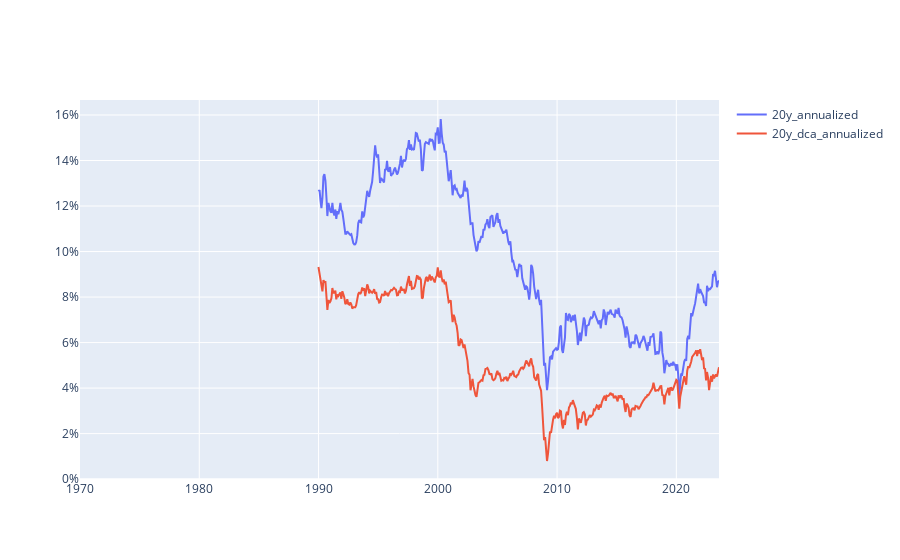

The notebook cell this image was saved under:
### Code cell
go.Figure(
    [
        go.Scatter(
            x=msci_world.index,
            y=msci_world[column],
            name=column,
            mode='lines'
            )
        for column in ['20y_annualized', '20y_dca_annualized']
    ],
    layout = go.Layout(
        yaxis=dict(
            tickformat='.0%',
        )
    )
)

### Figure 1 — Plotly figure (JSON) as saved in the notebook; plotly's stock layout.template omitted (floating-point values rounded to 4 significant figures; data arrays with more than 128 entries replaced by an {"elided": "..."} marker saying what was removed)
{"data": [{"mode": "lines", "name": "20y_annualized", "type": "scatter", "x": {"elided": "644 str values"}, "y": {"elided": "644 float values"}}, {"mode": "lines", "name": "20y_dca_annualized", "type": "scatter", "x": {"elided": "644 str values"}, "y": {"elided": "644 float values"}}], "layout": {"yaxis": {"tickformat": ".0%"}}}
